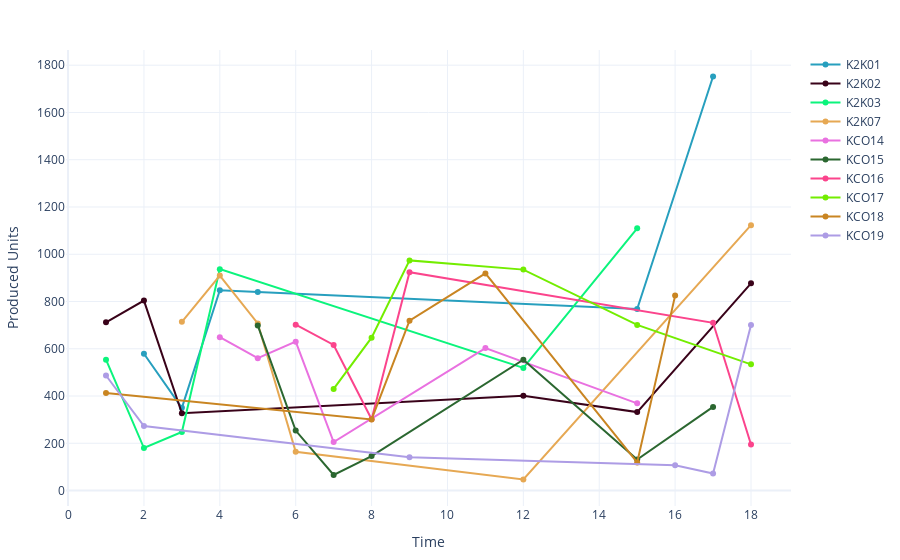

The cell this chart's notebook holds for it:
### Code cell
import plotly.graph_objects as go
import pandas as pd
import random
get_colors = lambda n: list(map(lambda i: "#" + "%06x" % random.randint(0, 0xFFFFFF),range(n)))


df2 = pd.read_csv('df3.csv')

groups = df2.groupby(by=['Machine'])


data = []
colors=get_colors(50)

for group, dataframe in groups:
    dataframe = dataframe.groupby(['Machine', 'Time']).sum()
    dataframe.reset_index(inplace=True)
    dataframe = dataframe.sort_values(by=['Time'])
    trace = go.Scatter(x=dataframe.Time.tolist(), 
                       y=dataframe.Units.tolist(),
                       marker=dict(color=colors[len(data)]),
                       name=group
                       )
    data.append(trace)

layout =  go.Layout(xaxis={'title': 'Time'},
                    yaxis={'title': 'Produced Units'},
                    margin={'l': 40, 'b': 40, 't': 50, 'r': 50},
                    hovermode='closest',
                   template='plotly_white')

figure = go.Figure(data=data, layout=layout)  
figure.show()

### Figure 1 — Plotly figure (JSON) as saved in the notebook; plotly's stock layout.template omitted (floating-point values rounded to 4 significant figures)
{"data": [{"marker": {"color": "#279fbe"}, "name": "K2K01", "type": "scatter", "x": [2, 3, 4, 5, 15, 17], "y": [579, 350, 848, 840, 768, 1752]}, {"marker": {"color": "#390219"}, "name": "K2K02", "type": "scatter", "x": [1, 2, 3, 12, 15, 18], "y": [712, 804, 327, 401, 332, 877]}, {"marker": {"color": "#0bf47c"}, "name": "K2K03", "type": "scatter", "x": [1, 2, 3, 4, 12, 15], "y": [554, 180, 248, 937, 519, 1110]}, {"marker": {"color": "#e6a853"}, "name": "K2K07", "type": "scatter", "x": [3, 4, 5, 6, 12, 18], "y": [714, 910, 707, 164, 47, 1123]}, {"marker": {"color": "#e971e0"}, "name": "KCO14", "type": "scatter", "x": [4, 5, 6, 7, 11, 15], "y": [649, 560, 630, 205, 603, 369]}, {"marker": {"color": "#2b6730"}, "name": "KCO15", "type": "scatter", "x": [5, 6, 7, 8, 12, 15, 17], "y": [699, 254, 66, 146, 554, 131, 354]}, {"marker": {"color": "#fb448c"}, "name": "KCO16", "type": "scatter", "x": [6, 7, 8, 9, 17, 18], "y": [702, 616, 302, 924, 710, 195]}, {"marker": {"color": "#73ed00"}, "name": "KCO17", "type": "scatter", "x": [7, 8, 9, 12, 15, 18], "y": [430, 647, 974, 935, 701, 534]}, {"marker": {"color": "#c98522"}, "name": "KCO18", "type": "scatter", "x": [1, 8, 9, 11, 15, 16], "y": [413, 301, 719, 919, 119, 825]}, {"marker": {"color": "#ad9ce5"}, "name": "KCO19", "type": "scatter", "x": [1, 2, 9, 16, 17, 18], "y": [487, 273, 141, 107, 72, 701]}], "layout": {"hovermode": "closest", "margin": {"b": 40, "l": 40, "r": 50, "t": 50}, "xaxis": {"title": {"text": "Time"}}, "yaxis": {"title": {"text": "Produced Units"}}}}
